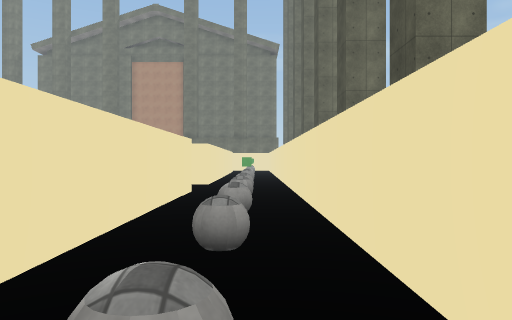
view 1 (above)

21 first-person views from a walk through a Unity game level. The camera is 1.5 m above the floor, looks level and sees 70° across. The floor is counted in squares, 2 m on a side. Each view is taken from the middle of a square. On the plan, view 1 faces up. The plan holds only what a view shows up to about 11 squares ahead; the rest is blank. The place goes on beyond the plan. Surface patterns are stand-ins for the level's own textures.

view 2
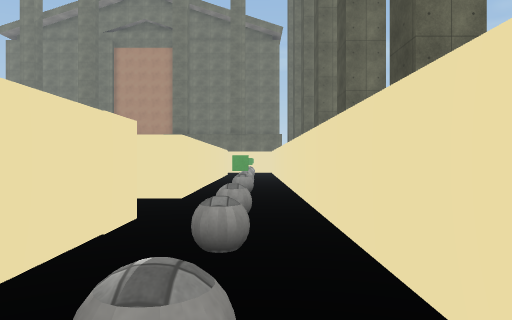

view 3
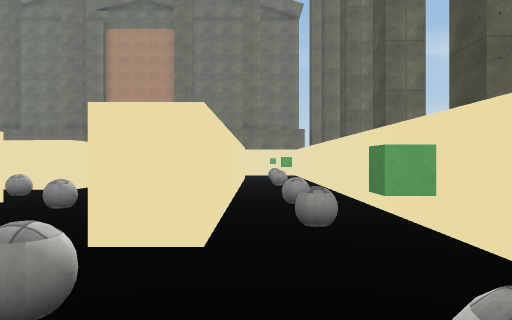

view 4
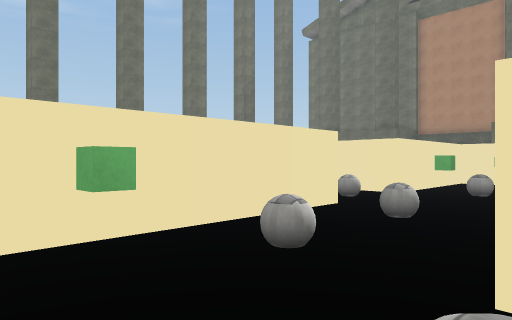

view 5
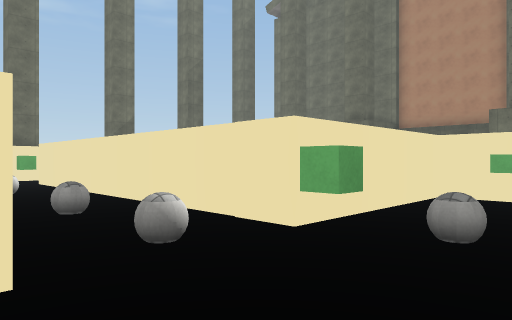

view 6
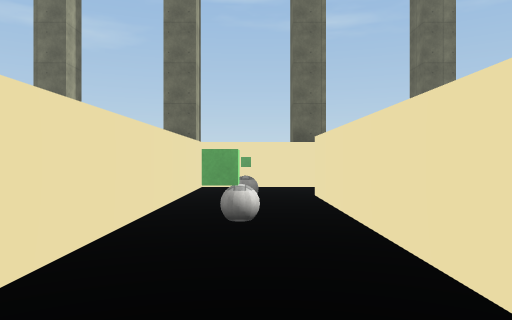

view 7
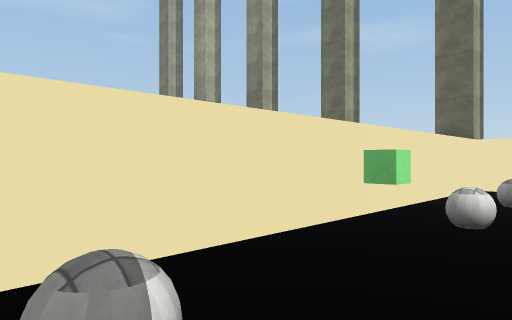

view 8
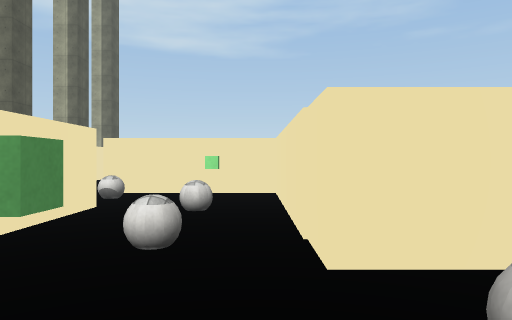

view 9
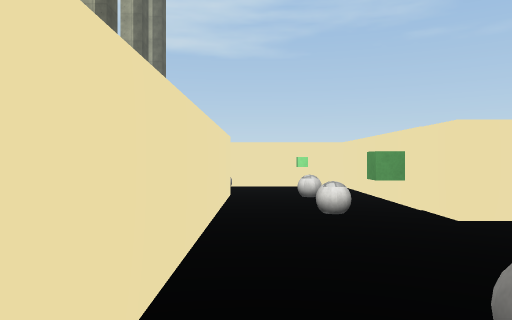

view 10
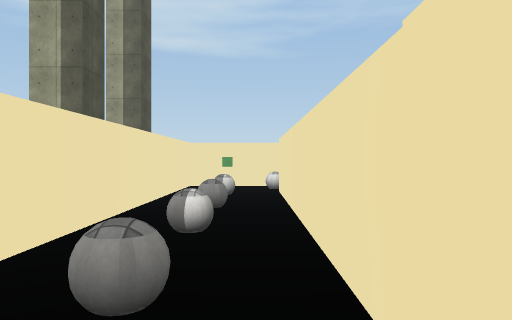

view 11
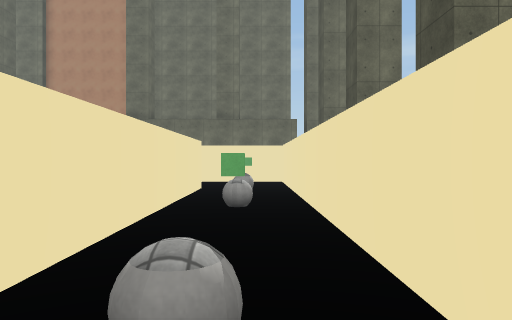

view 12
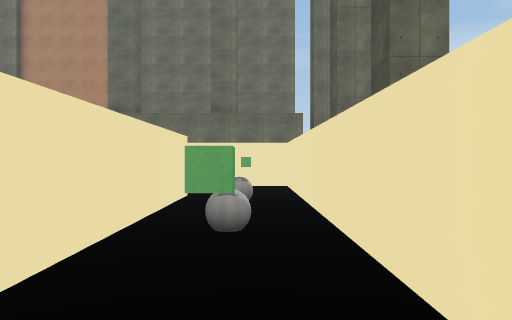

view 13
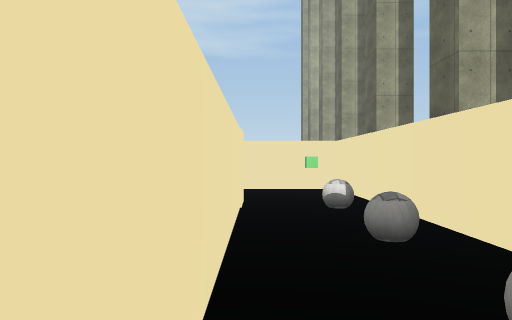

view 14
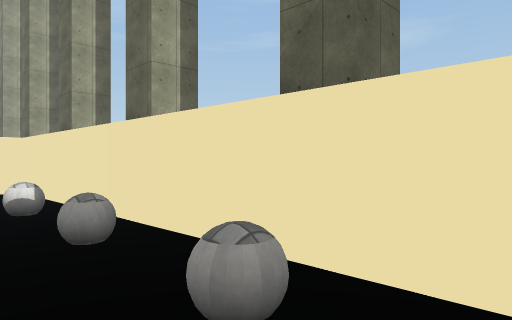

view 15
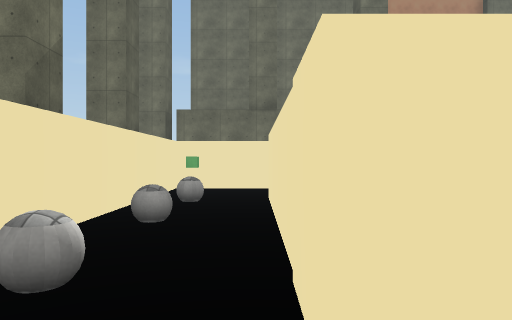

view 16
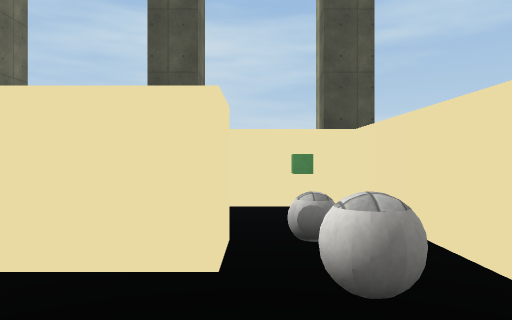

view 17
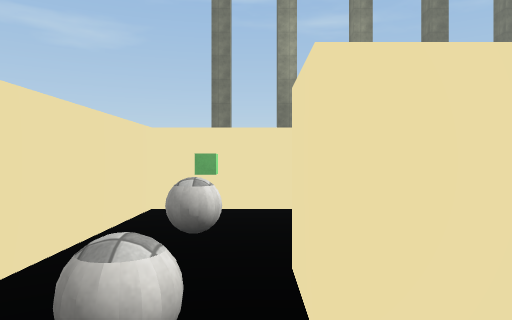

view 18
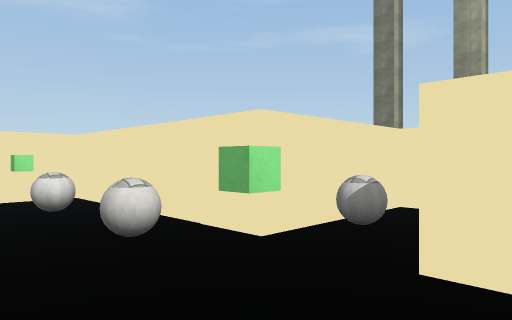

view 19
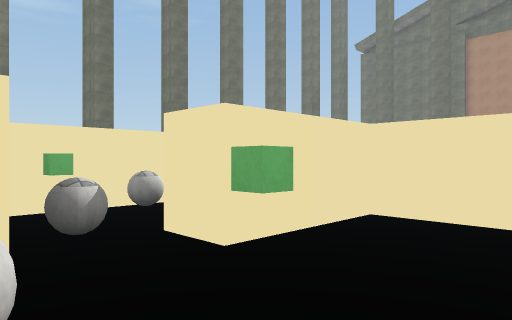

view 20
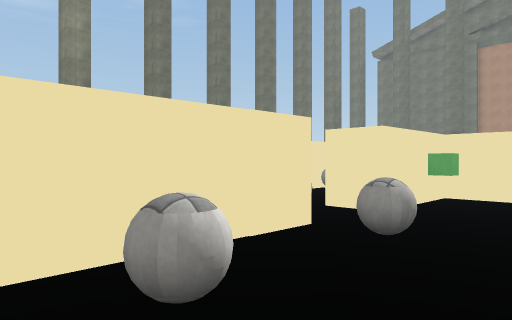

view 21
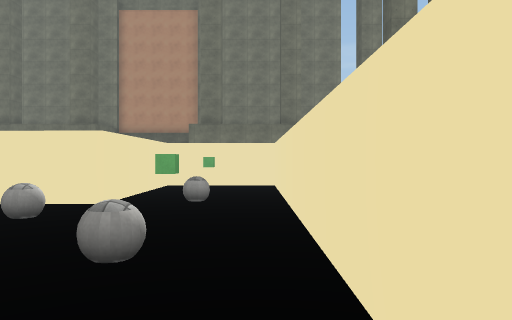

### Floor plan
Points are (right, up) in squares from view 1. A wall is a line through its corners. A room is listed if a view was taken in it or the views show most of it. See-through windows are left out.
Room 1 (views 1, 2, 3, 4, 5, 6, 7, 8, 9, 10, 11, 12, 13, 14, 15, 17, 21)
walls: (-6.8, 14.5) (-5.6, 14.5) (-5.6, 8.7) (-1.5, 8.7) (-1.5, 0.3) (-2.5, 0.3); (-2.4, 21.8) (-5.6, 21.8) (-5.6, 17.2) (-15.8, 17.2) (-15.8, 23.4); (-1.5, 22.8) (-1.5, 11.2) (-2.5, 11.2) (-2.5, 21.5); (-18.1, 24.5) (-18.1, 14.5) (-8.4, 14.5); (-2.6, -1.6) (0.9, -1.6) (0.9, 24.4)
ways out: opening at (-2, -0.5) to room 2
objects: ball (-17, 18); ball (-17, 21); ball (-17, 23); ball (-15, 16); ball (-13, 16); ball (-9, 16); ball (-6, 16); cube (-4, 10); ball (-4, 12); ball (-4, 14); cube (-4, 16); ball (-4, 18); cube (-4, 20); ball (-2, -1); ball (-2, 10); ball (0, 1); ball (0, 3); ball (0, 5); ball (0, 7); ball (0, 9); cube (0, 10); ball (0, 12); ball (0, 14); cube (0, 17); ball (0, 19); ball (0, 22); other object (0, 24)
Room 2 (views 16, 18, 19, 20)
walls: (-5.6, 3.5) (-5.6, -1.6) (-2.6, -1.6); (-2.5, 0.3) (-2.5, 1.8); (-3.8, 7.7) (-5.6, 7.7) (-5.6, 5.1)
ways out: opening at (-2, -0.5) to room 1
objects: ball (-5, 1); ball (-5, 3); ball (-3, -1)

Where each view was taken, in squares from view 1:
view 1: 0 up, 0 right, facing up
view 2: 4 up, 0 right, facing up
view 3: 8 up, 1 left, facing up
view 4: 9 up, 2 left, facing up-left
view 5: 14 up, 3 left, facing up-left
view 6: 16 up, 8 left, facing left
view 7: 17 up, 8 left, facing down-left
view 8: 17 up, 5 left, facing down
view 9: 19 up, 3 left, facing down
view 10: 9 up, 1 left, facing down
view 11: 13 up, 0 right, facing up
view 12: 15 up, 0 right, facing up
view 13: 24 up, 16 left, facing down
view 14: 24 up, 16 left, facing down-left
view 15: 16 up, 16 left, facing up
view 16: 0 up, 5 left, facing right
view 17: 0 up, 0 right, facing left
view 18: 6 up, 3 left, facing down-left
view 19: 3 up, 3 left, facing up-left
view 20: 0 up, 3 left, facing up-left
view 21: 11 up, 3 left, facing up
